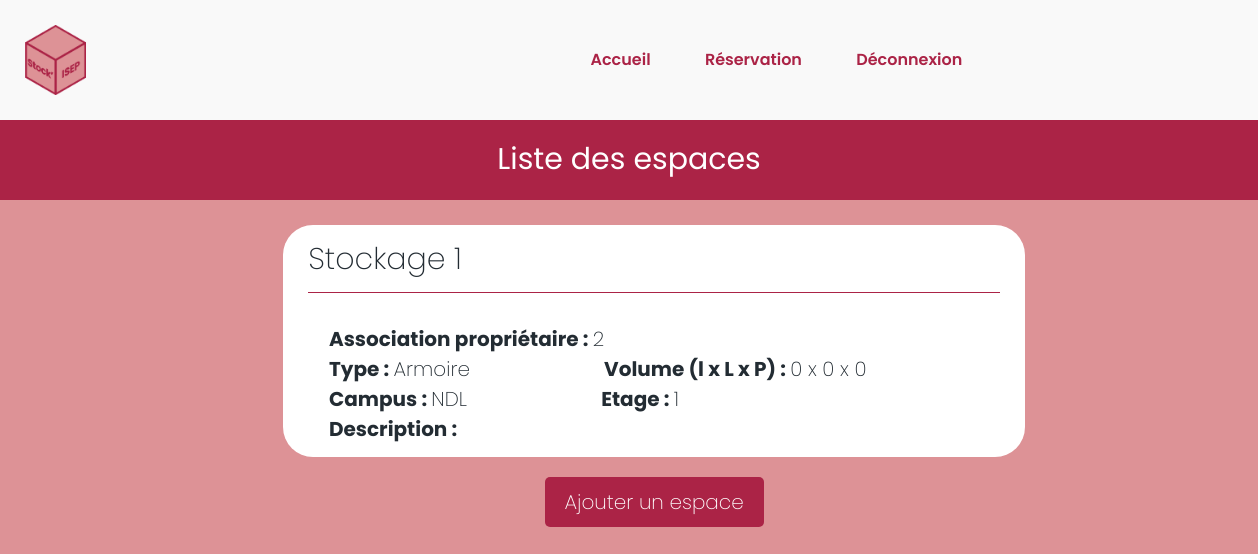
Page /MVC/View/list_storage.php (signed in) on the committed database.
### tables this page shows
CREATE TABLE `lieu` (
  `ID` tinyint(30) NOT NULL,
  `ID_association` tinyint(30) DEFAULT NULL,
  `nom` text NOT NULL,
  `NDC_NDL` varchar(3) NOT NULL,
  `type` varchar(255) NOT NULL,
  `etage` int(11) NOT NULL,
  `description_lieu` varchar(300) DEFAULT NULL,
  `largeur` int(11) NOT NULL,
  `profondeur` int(11) NOT NULL,
  `longueur` int(11) NOT NULL
);

### MVC/Controller/get_list.php (called while the page is built, shortened)
<?php
$env = parse_ini_file('../../.env');
$servername = $env["SERVER_NAME"];
$username = $env["USERNAME"];
$password = $env["PASSWORD"];
$dbname = $env["DB_NAME"];
$conn = new mysqli($servername, $username, $password, $dbname);
function get_list($c){
    $stmt = $c->prepare("SELECT * FROM lieu");
    $stmt->execute();
    $result = $stmt->get_result();
    $storages = array();
    if ($result->num_rows > 0) {
        while ($row = $result->fetch_assoc()) {
            $storages[] = $row;
        }
    }
    return $storages;
}
$storages = get_list($conn);

### MVC/View/list_storage.php (the view, shortened to what this page needs)
<?php
include '../Controller/get_list.php';
?>
<html lang="fr">
<head>
  <link rel="stylesheet" href="css/list.css">
    <link rel="stylesheet" href="css/header_style.css">
</head>
<body>
<div class="bandeau">
    <div class="bandeau1">Liste des espaces</div>
</div>
<div class="conteneur">
    <?php foreach ($storages as $storage): ?>
        <div class="storage">
            <div class="header_box">
                <div class="name"><?php echo $storage['nom']; ?></div>
            </div>
            <hr class="separator">
            <div class="details">
                <div class="asso"><strong>Association propriétaire : </strong><?php echo $storage['ID_association']; ?></div>
                <div class="size">
                    <div class="type"><strong>Type : </strong><?php echo $storage['type']; ?></div>
                    <div class="volume"><strong>Volume (l x L x P) : </strong><?php echo $storage['largeur']; ?> x <?php echo $storage['longueur']; ?> x <?php echo $storage['profondeur']; ?></div>
                </div>
                <div class="place">
                    <div class="campus"><strong>Campus : </strong><?php echo $storage['NDC_NDL']; ?></div>
                    <div class="etage"><strong>Etage : </strong><?php echo $storage['etage']; ?></div>
                </div>
                <div class="description_lieu"><strong>Description : </strong><?php echo $storage['description_lieu']; ?></div>
            </div>
        </div>
    <?php endforeach; ?>
    <a id="add_storage_button" href="new_storage.php">Ajouter un espace</a>
</div>
</body>
</html>

### MVC/View/css/list.css (style rules this page uses)
body { background-color: var(--puce); color: var(--gunmetal); font-family: Poppins, sans-serif; margin: 0; padding: 0; overflow-x: hidden; }
header { background-color: #f9f9f9; margin: 0; padding: 0; }
.bandeau { padding: 20px 0; width: 100%; background-color: var(--amaranth-purple); height: 10%; display: flex; flex-direction: column; justify-content: center; align-items: center; color: white; font-size: 30px; box-sizing: border-box; margin-right: -8px; }
.conteneur { width: 100%; margin: auto auto auto; padding: 1% 2%; display: flex; flex-direction: column; font-weight: 200; font-size: 20px; position: relative; }
.storage { padding: 1% 2%; border: 0px solid var(--gunmetal); width: 55%; margin: 1% auto auto; background-color: white; border-radius: 30px; display: flex; flex-direction: column; font-weight: 200; font-size: 20px; }
.name { font-weight: 200; font-size: 30px; flex-grow: 1; }
.header_box { display: flex; justify-content: space-between; align-items: center; }
.details { padding-left: 3%; padding-top: 3%; }
.separator { margin: 10px 0; border: none; border-top: 1px solid var(--amaranth-purple); }
.size, .place { display: flex; gap: 20%; }
#add_storage_button { display: block; width: fit-content; margin: 20px auto; text-align: center; background-color: var(--amaranth-purple); color: white; padding: 10px 20px; text-decoration: none; border-radius: 5px; }

### MVC/View/css/header_style.css (style rules this page uses)
header { position: relative; padding: 2% 2% !important; display: flex; justify-content: flex-start; align-items: center; z-index: 100; background-color: #f9f9f9; }
.logo { color: var(--amaranth-purple); pointer-events: none; margin-right: 60vh; width: 5%; }
.nav a { text-decoration: none; color: var(--amaranth-purple); padding: 6px 15px; border-radius: 20px; margin: 0 10px; font-weight: 600; }

### MVC/View/css/colors.css (style rules this page uses)
:root { --gunmetal: #232c33; --old-lace: #f7eedf; --pale-dogwood: #c6afa5; --puce: #dd9296; --amaranth-purple: #ab2346; --darker-puce: #9d383c; }

### rows in the picture
lieu: nom "Stockage 1", ID_association "2", type "Armoire", largeur "0", longueur "0", profondeur "0", NDC_NDL "NDL", etage "1"
